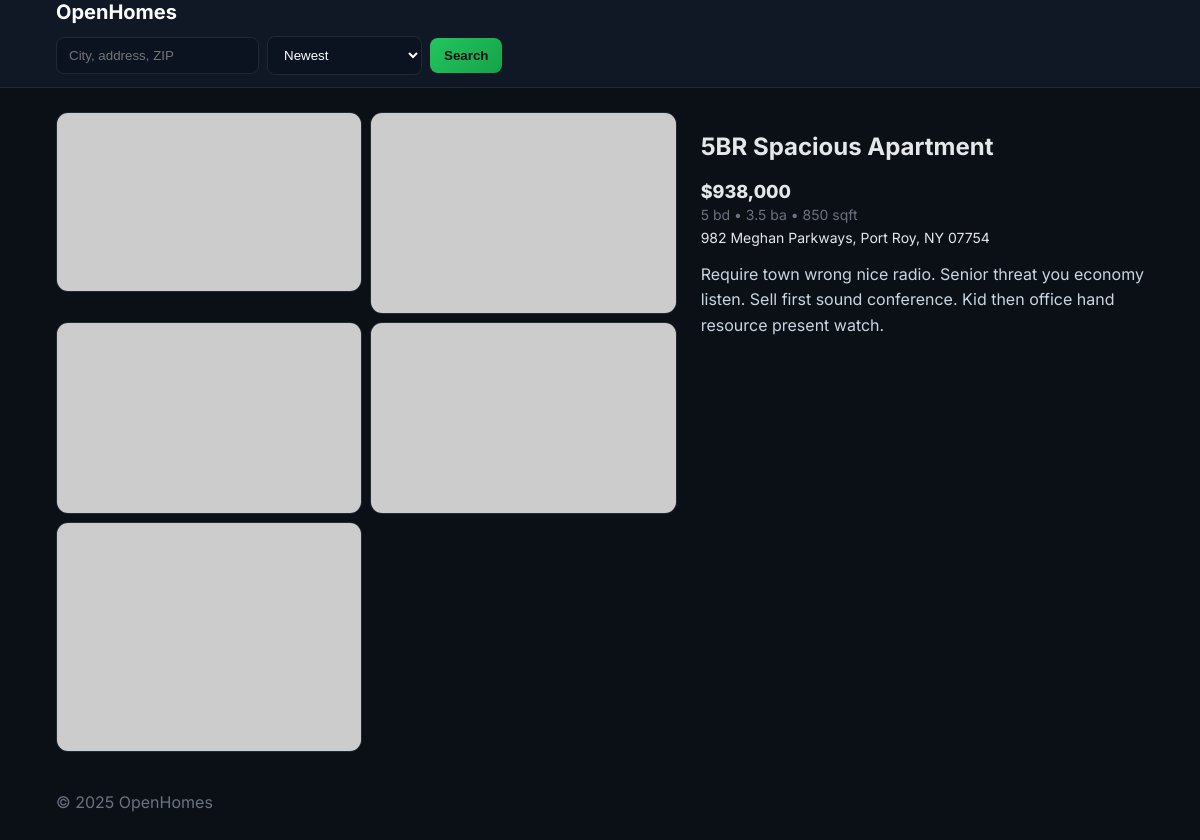
/properties/60, run on the app's committed database.
### app/models.py (models this page shows, shortened)
class PropertyImage(db.Model):
    __tablename__ = "property_images"
    id: Mapped[int] = mapped_column(Integer, primary_key=True)
    property_id: Mapped[int] = mapped_column(ForeignKey("properties.id", ondelete="CASCADE"), nullable=False)
    url: Mapped[str] = mapped_column(String(512), nullable=False)
    is_primary: Mapped[bool] = mapped_column(Boolean, default=False, nullable=False)
    created_at: Mapped[datetime] = mapped_column(DateTime, nullable=False, default=datetime.utcnow)
    property: Mapped[Property] = relationship(back_populates="images")

class Property(db.Model):
    __tablename__ = "properties"
    id: Mapped[int] = mapped_column(Integer, primary_key=True)
    title: Mapped[str] = mapped_column(String(255), nullable=False)
    address_line: Mapped[str] = mapped_column(String(255), nullable=False)
    city: Mapped[str] = mapped_column(String(120), nullable=False)
    state: Mapped[str] = mapped_column(String(20), nullable=False)
    zipcode: Mapped[str] = mapped_column(String(20), nullable=False)
    price: Mapped[int] = mapped_column(Integer, nullable=False, index=True)
    bedrooms: Mapped[int] = mapped_column(Integer, nullable=False, default=0)
    bathrooms: Mapped[float] = mapped_column(Float, nullable=False, default=0.0)
    property_type: Mapped[str] = mapped_column(String(50), nullable=False, default="house")
    square_feet: Mapped[int] = mapped_column(Integer, nullable=True)
    lot_size_sqft: Mapped[int] = mapped_column(Integer, nullable=True)
    latitude: Mapped[float] = mapped_column(Float, nullable=True)
    longitude: Mapped[float] = mapped_column(Float, nullable=True)
    year_built: Mapped[int] = mapped_column(Integer, nullable=True)
    description: Mapped[str] = mapped_column(Text, nullable=True)
    status: Mapped[str] = mapped_column(String(50), nullable=False, default="for_sale")
    created_at: Mapped[datetime] = mapped_column(DateTime, nullable=False, default=datetime.utcnow)
    updated_at: Mapped[datetime] = mapped_column(DateTime, nullable=False, default=datetime.utcnow, onupdate=datetime.utcnow)
    images: Mapped[List["PropertyImage"]] = relationship(
        back_populates="property",
        cascade="all, delete-orphan",
        lazy="selectin",
    )
    __table_args__ = (
        Index("idx_properties_city_state", "city", "state"),
        Index("idx_properties_created_at", "created_at"),
    )

### app/routes/pages.py (the view)
@pages_bp.get("/properties/<int:property_id>")
def property_detail(property_id: int):
    prop = Property.query.get_or_404(property_id)
    return render_template("detail.html", property=prop)

### app/templates/detail.html (shortened to what this page needs)
{% extends 'base.html' %}
{% block content %}
<article class="detail">
  <div class="gallery">
    {% if property.images %}
      {% for img in property.images %}
        <img src="{{ img.url }}" alt="Photo of {{ property.title }}" />
      {% endfor %}
    {% else %}
      <img src="https://picsum.photos/960/600?grayscale" alt="Placeholder" />
    {% endif %}
  </div>
  <div class="summary">
    <h1>{{ property.title }}</h1>
    <div class="price">${{ '{:,}'.format(property.price) }}</div>
    <div class="meta">{{ property.bedrooms }} bd • {{ property.bathrooms }} ba • {{ property.square_feet or '?' }} sqft</div>
    <div class="address">{{ property.address_line }}, {{ property.city }}, {{ property.state }} {{ property.zipcode }}</div>
    <p class="description">{{ property.description }}</p>
  </div>
</article>
{% endblock %}

### app/static/css/styles.css (style rules this page uses)
* { box-sizing:border-box }
:root { --bg:#0b1017;--surface:#101826;--muted:#6b7280;--text:#e5e7eb;--primary:#22c55e;--card:#0f172a }
body { margin:0;background:var(--bg);color:var(--text);font-family:Inter,system-ui,-apple-system,Segoe UI,Roboto,Helvetica,Arial,sans-serif }
.price { font-weight:800;font-size:18px }
.meta { color:var(--muted);font-size:14px;margin-top:4px }
.address { margin-top:6px;font-size:14px }
.detail { display:grid;grid-template-columns:1.4fr 1fr;gap:24px;margin:24px 0 }
.gallery { display:grid;grid-template-columns:repeat(2,1fr);gap:8px }
.gallery img { width:100%;border-radius:12px;border:1px solid #1f2937 }
.summary .description { color:#cbd5e1;line-height:1.6 }

### data on the page
Property: title "5BR Spacious Apartment", price "938,000", bedrooms "5", bathrooms "3.5", square_feet "850", address_line "982 Meghan Parkways", city "Port Roy", state "NY", zipcode "07754", description "Require town wrong nice radio. Senior threat you economy listen. Sell first sound conference. Kid then office hand resource present watch."

### other printed values
{{ 2025 }} "2025"
